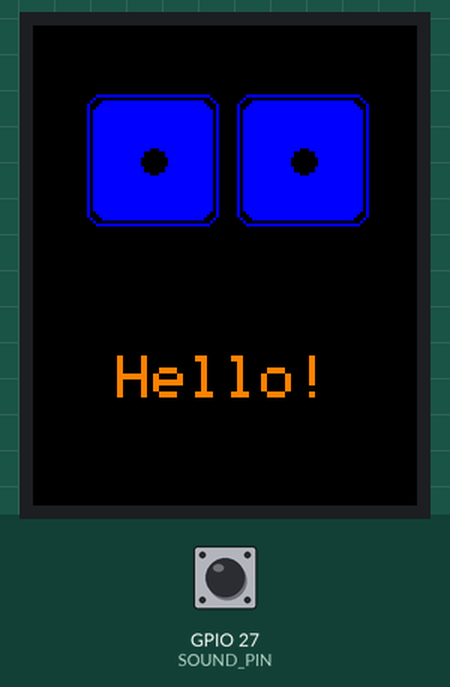
Recording of a sketch running on a simulated ESP32. Parts: 128×160 colour display. Inputs (shaded band) come from the test bench; at power-on: GPIO 27 (SOUND_PIN) LOW. WiFi joins after 1.5 s; servers stay silent unless stated; random numbers use the default seed unless the sketch sets one.

Above: at 0.87 s.
1.4 s: GPIO 27 (SOUND_PIN) driven HIGH
At 3.0 s:
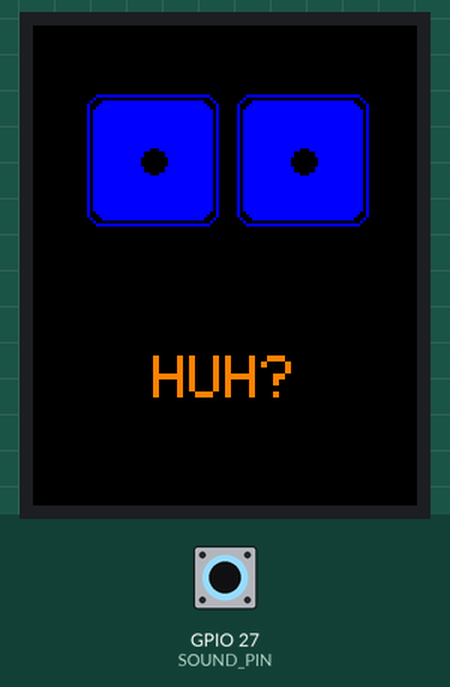
4.4 s: GPIO 27 (SOUND_PIN) pulsed LOW 5 times (0.12 s each, 0.3 s apart)
At 4.71 s:
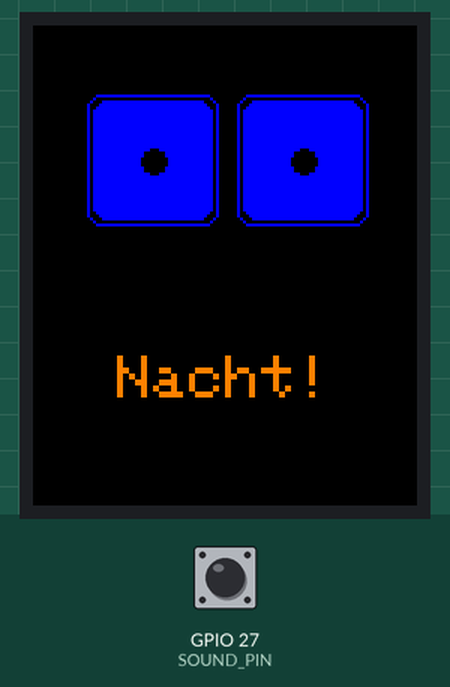
7.4 s: GPIO 27 (SOUND_PIN) pulsed LOW 2 times (0.12 s each, 0.3 s apart)
At 22.1 s:
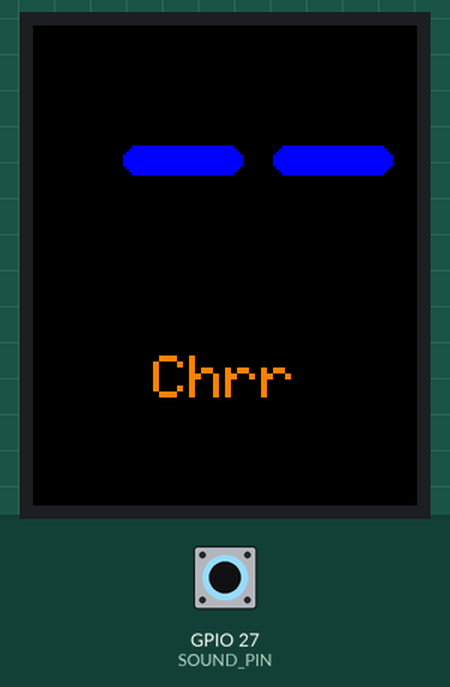
Timing chart, 0 to 23.6 s (numbered marks = the images above; inputs shaded):
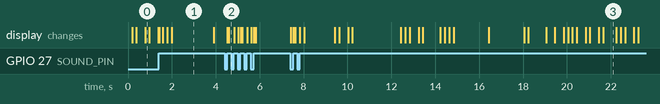

Measured:
- what the display in image 1 shows lasts 1.9 s, from 2.0 s to 3.9 s
- what the display in image 3 shows lasts 0.5 s, from 21.7 s to 22.2 s

The sketch:

CompanionOne.ino
```cpp
#include <Adafruit_ST7735.h>
#include <Adafruit_GFX.h>
#include <SPI.h>
#include <WiFi.h>
#include <WiFiClient.h>
#include <WiFiUdp.h>

//=======================================================================
#define TFT_CS   5
#define TFT_DC   2
#define TFT_RST -1
//=======================================================================

//=======================================================================
#define SOUND_PIN 27
//=======================================================================

//=======================================================================
#define EYES_OPEN 0
#define EYES_NEUTRAL 1
#define EYES_CLOSED 2
#define EYES_QUENCHED 3
#define EYES_CONFUSED 4
#define EYES_SHOCKED 5
//=======================================================================

//=======================================================================
#define STATE_SLEEPING_NEUTRAL 0
#define STATE_SLEEPING_UNEASY  1
#define STATE_LISTENING        2
#define STATE_WAKE_HAPPY       3
#define STATE_WAKE_CONFUSED    4
//=======================================================================

//=======================================================================
const char* ssid = "hr";
const char* password = "59294905537503957609";
//=======================================================================

//=======================================================================
unsigned long textfade;
unsigned long wakefade;
//=======================================================================

//=======================================================================
int current_state = 3;
unsigned long mark;
int stage = 0;
int dx = 0;
const int dy = 0;
uint16_t color = ST77XX_BLUE;
int peak_value = LOW;
unsigned long last_peak = 0;
unsigned long activated;
unsigned long last_wifi_try = 0;
int peak_count = 0;
//=======================================================================

//=======================================================================
byte wol_mac_first[]  = { 0x74, 0x56, 0x3c, 0xfd, 0x91, 0xf2 };
byte wol_mac_second[] = { 0x0C, 0x9D, 0x92, 0x82, 0x31, 0x95 };
//=======================================================================

//=======================================================================
Adafruit_ST7735 tft = Adafruit_ST7735(TFT_CS, TFT_DC, TFT_RST);
WiFiClient client;
WiFiUDP udp;
//=======================================================================

//=======================================================================
void drawOpen(int x, int y, int ex, int ey, uint16_t c) {
    tft.drawRoundRect(18+x, 23+y, 44, 44, 5, c);
    tft.drawRoundRect(68+x, 23+y, 44, 44, 5, c);
    tft.fillRoundRect(20+x, 25+y, 40, 40, 5, c);
    tft.fillRoundRect(70+x, 25+y, 40, 40, 5, c);
    tft.fillCircle(40+x+ex, 45+y+ey,  4, ST77XX_BLACK);
    tft.fillCircle(90+x+ex, 45+y+ey,  4, ST77XX_BLACK);
}
//=======================================================================

//=======================================================================
void drawNeutral(int x, int y, int ex, int ey, uint16_t c) {
    tft.drawRoundRect(18+x, 23+y, 44, 44, 5, c);
    tft.drawRoundRect(68+x, 23+y, 44, 44, 5, c);
    tft.fillRoundRect(20+x, 35+y, 40, 20, 5, c);
    tft.fillRoundRect(70+x, 35+y, 40, 20, 5, c);
    tft.fillCircle(40+x+ex, 45+y+ey,  4, ST77XX_BLACK);
    tft.fillCircle(90+x+ex, 45+y+ey,  4, ST77XX_BLACK);
}
//=======================================================================

//=======================================================================
void drawConfused(int x, int y, int ex, int ey, uint16_t c) {
    tft.drawRoundRect(18+x, 23+y, 44, 44, 5, c);
    tft.drawRoundRect(68+x, 23+y, 44, 44, 5, c);
    tft.fillRoundRect(20+x, 25+y, 40, 40, 5, c);
    tft.fillRoundRect(70+x, 35+y, 40, 20, 5, c);
    tft.fillCircle(40+x+ex, 45+y+ey,  4, ST77XX_BLACK);
    tft.fillCircle(90+x+ex, 45+y+ey,  4, ST77XX_BLACK);
}
//=======================================================================

//=======================================================================
void drawClosed(int x, int y, int ex, int ey, uint16_t c) {
    tft.fillRoundRect(20+x, 40+y, 40, 10, 5, c);
    tft.fillRoundRect(70+x, 40+y, 40, 10, 5, c);
}
//=======================================================================

//=======================================================================
void drawQuenched(int x, int y, int ex, int ey, uint16_t c) {
    tft.fillRoundRect(20+x, 40+y, 40, 10, 5, c);
    tft.fillRoundRect(70+x, 40+y, 40, 10, 5, c);
    tft.drawLine(30+x, 25+y,  55+x, 45+y, c);
    tft.drawLine(75+x, 45+y, 100+x, 25+y, c);
    tft.drawLine(35+x, 25+y,  60+x, 45+y, c);
    tft.drawLine(70+x, 45+y,  95+x, 25+y, c);
}
//=======================================================================

//=======================================================================
void drawShocked(int x, int y, int ex, int ey, uint16_t c) {
    tft.drawRoundRect(18+x, 23+y, 44, 44, 5, c);
    tft.drawRoundRect(68+x, 23+y, 44, 44, 5, c);
    tft.fillCircle(40+x, 45+y, 24, c);
    tft.fillCircle(90+x, 45+y, 24, c);
    tft.fillCircle(40+x+ex, 45+y+ey,  4, ST77XX_BLACK);
    tft.fillCircle(90+x+ex, 45+y+ey,  4, ST77XX_BLACK);
}
//=======================================================================

//=======================================================================
void (*draw[])(int,int,int,int,uint16_t) = {
  drawOpen,
  drawNeutral,
  drawClosed,
  drawQuenched,
  drawConfused,
  drawShocked
};
//=======================================================================

//=======================================================================
void render(
  int oldstage,
  int newstage,
  int olddx,
  int newdx,
  int dy,
  int ex,
  int ey,
  uint16_t color) {
  if ((oldstage == newstage) && (olddx == newdx)) return;
  draw[oldstage](olddx, dy, ex, ey, ST77XX_BLACK);
  draw[newstage](newdx, dy, ex, ey, color);
}
//=======================================================================

//=======================================================================
void text(const char* str) {
  int16_t  rx, ry;
  uint16_t rw, rh;
  const String text = str;
  tft.getTextBounds(text, 0, 0, &rx, &ry, &rw, &rh);
  int tx = (tft.width() - rw) / 2;
  textfade = millis();
  tft.fillRect(0, 110, tft.width(), tft.height()-110, ST77XX_BLACK);
  tft.setCursor(tx, 110);
  tft.setTextColor(ST77XX_ORANGE, ST77XX_BLACK);
  tft.write(text.c_str());
}
//=======================================================================

//=======================================================================
void sendWakeOnLan(byte* mac)
{
    byte packet[102];
    // 6x FF
    for (int i = 0; i < 6; i++) {
      packet[i] = 0xFF;
    }

    // MAC 16x wiederholen
    for (int i = 0; i < 16; i++)
    {
        for (int j = 0; j < 6; j++)
        {
            packet[6 + i * 6 + j] = mac[j];
        }
    }

    udp.beginPacket(IPAddress(192,168,178,255), 9);
    udp.write(packet, sizeof(packet));
    udp.endPacket();
}
//=======================================================================


//=======================================================================
bool detectSoundPeak() {
  int new_value = digitalRead(SOUND_PIN);
  unsigned long now = millis();
  bool detected = false;
  if ((peak_value == LOW) && (new_value == HIGH)) {
    if ((now - last_peak) >= 200) {
      detected = true;
      last_peak = now;
    }
  }
  peak_value = new_value;
  return detected;
}
//=======================================================================

//=======================================================================
void tasmotaCommand(
    const char* host,
    const char* command)
{
    if (!client.connect(host, 80))
        return;

    client.print("GET /cm?cmnd=");
    client.print(command);
    client.println(" HTTP/1.1");

    client.print("Host: ");
    client.println(host);

    client.println("Connection: close");
    client.println();
}
//=======================================================================

//=======================================================================
void setup() {
  // put your setup code here, to run once:

  tft.initR(INITR_BLACKTAB);
  tft.fillScreen(ST77XX_BLACK);

  mark = wakefade = millis();

  color = ST77XX_BLUE;
  draw[stage](dx, dy, 0, 0, color);

  tft.setTextSize(2);
  tft.setTextColor(ST77XX_ORANGE);

  textfade = 0;
  text("Hello!");

  pinMode(SOUND_PIN, INPUT);

  current_state = STATE_WAKE_HAPPY;

}
//=======================================================================

//=======================================================================
void updateWifi()
{
    unsigned long now = millis();

    if (WiFi.status() == WL_CONNECTED)
        return;

    if (now - last_wifi_try >= 5000)
    {
        last_wifi_try = now;
        WiFi.begin(ssid, password);
        udp.begin(9);
        text("WIFI");
    }
}
//=======================================================================

//=======================================================================
void aniSleepingNeutral() {

  int oldstage = stage;
  int olddx    = dx;

  int chance = random(100);
  if (chance < 5) {
    text("Zzzzz");
  }
  if (chance < 10) {
    dx = (random(3)-1) * 10;
  } else {
    dx = 0;
  }

  chance = random(100);
  if (chance < 1) {
    stage = EYES_CONFUSED;
  } else if (chance < 5) {
    stage = EYES_QUENCHED;
  } else {
    stage = EYES_CLOSED;
  }

  render(oldstage, stage, olddx, dx, dy, dx/2, 0, color);

}
//=======================================================================

//=======================================================================
void aniSleepingUneasy() {

  int oldstage = stage;
  int olddx    = dx;

  int chance = random(100);
  if (chance < 5) {
    text("Chrr");
  }
  if (chance < 50) {
    dx = (random(3)-1) * 10;
  }

  chance = random(100);
  if (chance < 5) {
    stage = EYES_CONFUSED;
  } else if (chance < 20) {
    stage = EYES_QUENCHED;
  } else {
    stage = EYES_CLOSED;
  }

  render(oldstage, stage, olddx, dx, dy, dx/2, 0, color);

}
//=======================================================================

//=======================================================================
void aniListening() {

  int oldstage = stage;
  int olddx    = dx;
  dx = 0;

  int chance = random(100);
  if (chance < 5) {
    stage = EYES_SHOCKED;
  } else {
    stage = EYES_OPEN;
  }

  render(oldstage, stage, olddx, dx, dy, dx/2, 0, color);

}
//=======================================================================

//=======================================================================
void aniWakeConfused() {

  int oldstage = stage;
  int olddx    = dx;

  int chance = random(100);
  if (chance < 25) {
    dx = (random(3)-1) * 10;
  }

  chance = random(100);
  if (chance < 1) {
    stage = EYES_SHOCKED;
  } else if (chance < 15) {
    stage = EYES_CONFUSED;
  } else {
    stage = EYES_OPEN;
  }

  render(oldstage, stage, olddx, dx, dy, dx/2, 0, color);

}
//=======================================================================

//=======================================================================
void aniWakeHappy() {

  int oldstage = stage;
  int olddx    = dx;

  int chance = random(100);
  if (chance < 25) {
    dx = (random(3)-1) * 10;
  }

  chance = random(100);
  if (chance < 1) {
    stage = EYES_QUENCHED;
  } else if (chance < 5) {
    stage = EYES_CLOSED;
  } else if (chance < 40) {
    stage = EYES_OPEN;
  } else {
    stage = EYES_NEUTRAL;
  }

  render(oldstage, stage, olddx, dx, dy, dx/2, 0, color);

}
//=======================================================================

//=======================================================================
void loop() {

  updateWifi();

  if (detectSoundPeak()) {
    switch (current_state) {
      case STATE_LISTENING: {
        peak_count++;
        int oldstage = stage;
        int olddx = dx;
        stage = EYES_QUENCHED;
        dx = 0;
        render(oldstage, stage, olddx, dx, dy, 0, 0, color);
        break;
      }
      default: {
        current_state = STATE_LISTENING;
        peak_count = 0;
        text("HUH?");
        int oldstage = stage;
        int olddx = dx;
        stage = EYES_SHOCKED;
        dx = 0;
        render(oldstage, stage, olddx, dx, dy, 0, 0, color);
        activated = millis();
        break;
      }
    }
  }

  unsigned long now = millis();
  unsigned long delta = now-mark;

  if (delta >= 200) {
    mark = now;
    switch (current_state) {
      case STATE_SLEEPING_NEUTRAL: {
        aniSleepingNeutral();
        break;
      }
      case STATE_SLEEPING_UNEASY: {
        aniSleepingUneasy();
        break;
      }
      case STATE_LISTENING: {
        aniListening();
        unsigned long delta = now-activated;
        if (delta >= 3000) {
          current_state = STATE_WAKE_HAPPY;
          wakefade = now;
          switch (peak_count) {
            case 1: {
              text("Nacht!");
              tasmotaCommand("192.168.178.84", "Power%20Toggle");
              break;
            }
            case 2: {
              text("Licht!");
              tasmotaCommand("192.168.178.82", "Power%20Toggle");
              break;
            }
            case 3: {
              text("An Prime!");
              sendWakeOnLan(wol_mac_first);
              break;
            }
            case 4: {
              text("An Second!");
              sendWakeOnLan(wol_mac_second);
              break;
            }
            default: {
              current_state = STATE_WAKE_CONFUSED;
              text("HMM?");
              break;
            }
          }
        }
        break;
      }
      case STATE_WAKE_CONFUSED: {
        aniWakeConfused();
        if ((now-wakefade) >= (10000 + random(30000))) {
          current_state = STATE_SLEEPING_UNEASY;
        }
        break;
      }
      case STATE_WAKE_HAPPY: {
        aniWakeHappy();
        if ((now-wakefade) >= (10000 + random(10000))) {
          current_state = STATE_SLEEPING_NEUTRAL;
        }
        break;
      }
      default: {
        aniWakeHappy();
        break;
      }
    }
  }

  if (textfade != 0) {
    unsigned long textdelta = now-textfade;
    if (textdelta >= 2500) {
      textfade = 0;
      tft.fillRect(0, 110, tft.width(), tft.height()-110, ST77XX_BLACK);
    }
  }

}
//=======================================================================
```
